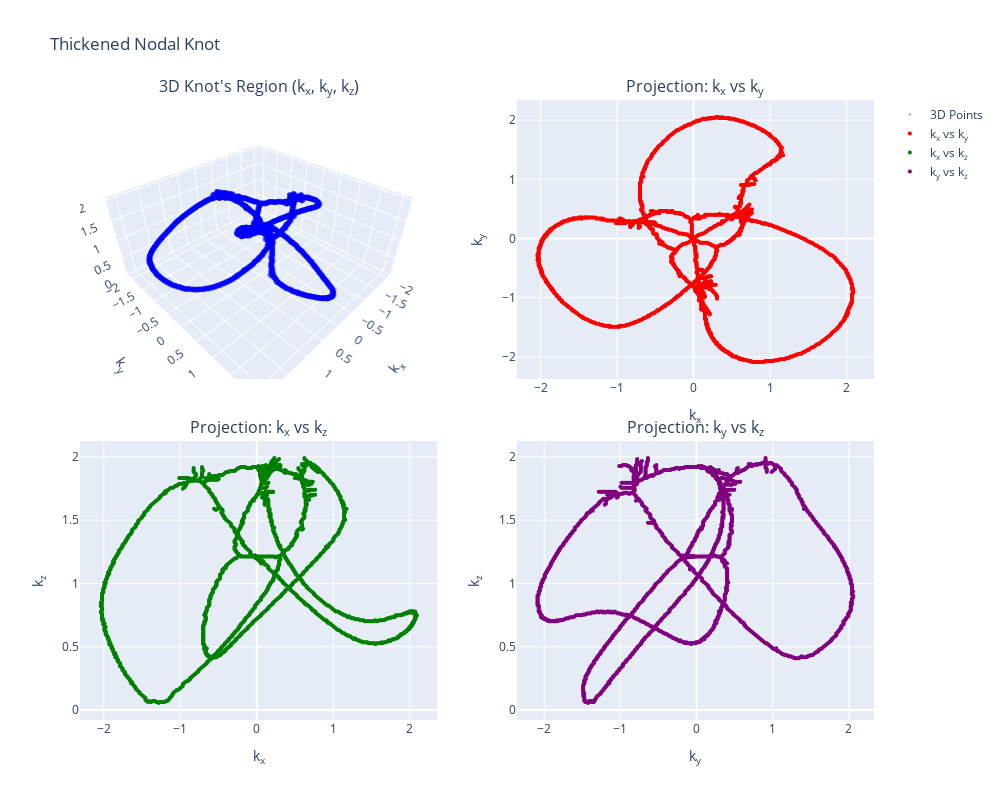

Here is the notebook cell this chart was saved with:
### Code cell
trefoil_points = trefoil.knot_skeleton_points(thickness=0.2)
trefoil_figure = trefoil.plot_3D(trefoil_points)
trefoil_figure.show()

### Figure 1 — Plotly figure (JSON) as saved in the notebook; plotly's stock layout.template omitted (floating-point values rounded to 4 significant figures; data arrays with more than 128 entries replaced by an {"elided": "..."} marker saying what was removed)
{"data": [{"marker": {"color": "blue", "opacity": 0.5, "size": 2}, "mode": "markers", "name": "3D Points", "scene": "scene", "type": "scatter3d", "x": {"elided": "1888 float values"}, "y": {"elided": "1888 float values"}, "z": {"elided": "1888 float values"}}, {"marker": {"color": "red", "size": 4}, "mode": "markers", "name": "k<sub>x</sub> vs k<sub>y</sub>", "type": "scatter", "x": {"elided": "1888 float values"}, "xaxis": "x", "y": {"elided": "1888 float values"}, "yaxis": "y"}, {"marker": {"color": "green", "size": 4}, "mode": "markers", "name": "k<sub>x</sub> vs k<sub>z</sub>", "type": "scatter", "x": {"elided": "1888 float values"}, "xaxis": "x2", "y": {"elided": "1888 float values"}, "yaxis": "y2"}, {"marker": {"color": "purple", "size": 4}, "mode": "markers", "name": "k<sub>y</sub> vs k<sub>z</sub>", "type": "scatter", "x": {"elided": "1888 float values"}, "xaxis": "x3", "y": {"elided": "1888 float values"}, "yaxis": "y3"}], "layout": {"annotations": [{"font": {"size": 16}, "showarrow": false, "text": "3D Knot's Region (k<sub>x</sub>, k<sub>y</sub>, k<sub>z</sub>)", "x": 0.225, "xanchor": "center", "xref": "paper", "y": 1, "yanchor": "bottom", "yref": "paper"}, {"font": {"size": 16}, "showarrow": false, "text": "Projection: k<sub>x</sub> vs k<sub>y</sub>", "x": 0.775, "xanchor": "center", "xref": "paper", "y": 1, "yanchor": "bottom", "yref": "paper"}, {"font": {"size": 16}, "showarrow": false, "text": "Projection: k<sub>x</sub> vs k<sub>z</sub>", "x": 0.225, "xanchor": "center", "xref": "paper", "y": 0.45, "yanchor": "bottom", "yref": "paper"}, {"font": {"size": 16}, "showarrow": false, "text": "Projection: k<sub>y</sub> vs k<sub>z</sub>", "x": 0.775, "xanchor": "center", "xref": "paper", "y": 0.45, "yanchor": "bottom", "yref": "paper"}], "height": 800, "scene": {"domain": {"x": [0, 0.45], "y": [0.55, 1]}, "xaxis": {"title": {"text": "k<sub>x</sub>"}}, "yaxis": {"title": {"text": "k<sub>y</sub>"}}, "zaxis": {"title": {"text": "k<sub>z</sub>"}}}, "title": {"text": "Thickened Nodal Knot"}, "width": 1000, "xaxis": {"anchor": "y", "domain": [0.55, 1], "title": {"text": "k<sub>x</sub>"}}, "xaxis2": {"anchor": "y2", "domain": [0, 0.45], "title": {"text": "k<sub>x</sub>"}}, "xaxis3": {"anchor": "y3", "domain": [0.55, 1], "title": {"text": "k<sub>y</sub>"}}, "yaxis": {"anchor": "x", "domain": [0.55, 1], "title": {"text": "k<sub>y</sub>"}}, "yaxis2": {"anchor": "x2", "domain": [0, 0.45], "title": {"text": "k<sub>z</sub>"}}, "yaxis3": {"anchor": "x3", "domain": [0, 0.45], "title": {"text": "k<sub>z</sub>"}}}}
